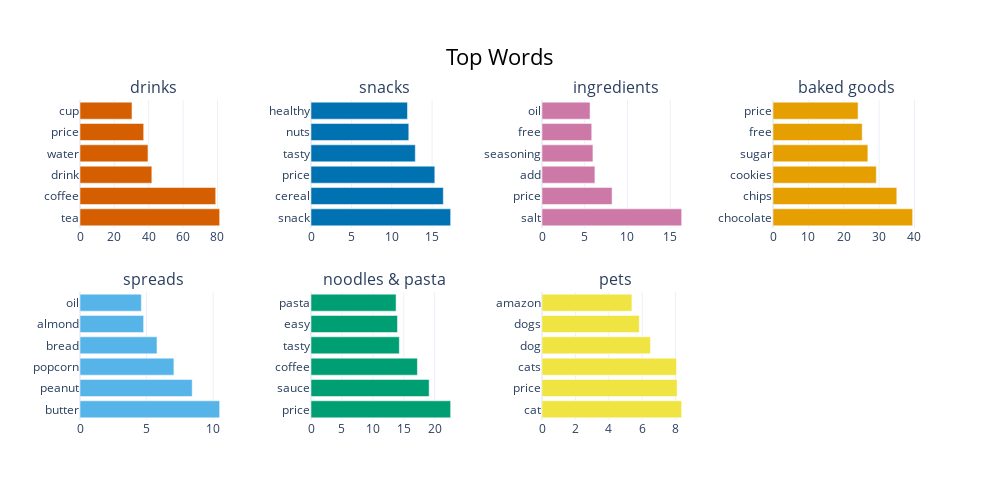

Notebook code cell kept with this figure:
### Code cell
visualise_top_words(data, labels, custom_sw = custom_sw)

### Figure 1 — Plotly figure (JSON) as saved in the notebook; plotly's stock layout.template omitted (floating-point values rounded to 4 significant figures)
{"data": [{"marker": {"color": "#D55E00"}, "orientation": "h", "type": "bar", "x": [81.28, 78.99, 41.81, 39.56, 37.06, 30.26], "xaxis": "x", "y": ["tea", "coffee", "drink", "water", "price", "cup"], "yaxis": "y"}, {"marker": {"color": "#0072B2"}, "orientation": "h", "type": "bar", "x": [17.29, 16.39, 15.33, 12.92, 12.11, 11.95], "xaxis": "x2", "y": ["snack", "cereal", "price", "tasty", "nuts", "healthy"], "yaxis": "y2"}, {"marker": {"color": "#CC79A7"}, "orientation": "h", "type": "bar", "x": [16.34, 8.2, 6.19, 5.958, 5.817, 5.623], "xaxis": "x3", "y": ["salt", "price", "add", "seasoning", "free", "oil"], "yaxis": "y3"}, {"marker": {"color": "#E69F00"}, "orientation": "h", "type": "bar", "x": [39.48, 35.0, 29.21, 26.82, 25.22, 24.05], "xaxis": "x4", "y": ["chocolate", "chips", "cookies", "sugar", "free", "price"], "yaxis": "y4"}, {"marker": {"color": "#56B4E9"}, "orientation": "h", "type": "bar", "x": [10.48, 8.424, 7.05, 5.781, 4.775, 4.604], "xaxis": "x5", "y": ["butter", "peanut", "popcorn", "bread", "almond", "oil"], "yaxis": "y5"}, {"marker": {"color": "#009E73"}, "orientation": "h", "type": "bar", "x": [22.57, 19.1, 17.2, 14.28, 13.98, 13.75], "xaxis": "x6", "y": ["price", "sauce", "coffee", "tasty", "easy", "pasta"], "yaxis": "y6"}, {"marker": {"color": "#F0E442"}, "orientation": "h", "type": "bar", "x": [8.363, 8.088, 8.056, 6.494, 5.821, 5.384], "xaxis": "x7", "y": ["cat", "price", "cats", "dog", "dogs", "amazon"], "yaxis": "y7"}], "layout": {"annotations": [{"font": {"size": 16}, "showarrow": false, "text": "drinks", "x": 0.0875, "xanchor": "center", "xref": "paper", "y": 1, "yanchor": "bottom", "yref": "paper"}, {"font": {"size": 16}, "showarrow": false, "text": "snacks", "x": 0.3625, "xanchor": "center", "xref": "paper", "y": 1, "yanchor": "bottom", "yref": "paper"}, {"font": {"size": 16}, "showarrow": false, "text": "ingredients", "x": 0.6375, "xanchor": "center", "xref": "paper", "y": 1, "yanchor": "bottom", "yref": "paper"}, {"font": {"size": 16}, "showarrow": false, "text": "baked goods", "x": 0.9125, "xanchor": "center", "xref": "paper", "y": 1, "yanchor": "bottom", "yref": "paper"}, {"font": {"size": 16}, "showarrow": false, "text": "spreads", "x": 0.0875, "xanchor": "center", "xref": "paper", "y": 0.4, "yanchor": "bottom", "yref": "paper"}, {"font": {"size": 16}, "showarrow": false, "text": "noodles & pasta", "x": 0.3625, "xanchor": "center", "xref": "paper", "y": 0.4, "yanchor": "bottom", "yref": "paper"}, {"font": {"size": 16}, "showarrow": false, "text": "pets", "x": 0.6375, "xanchor": "center", "xref": "paper", "y": 0.4, "yanchor": "bottom", "yref": "paper"}], "height": 500, "hoverlabel": {"bgcolor": "white", "font": {"family": "Rockwell", "size": 16}}, "showlegend": false, "title": {"font": {"color": "Black", "size": 22}, "text": "Top Words", "x": 0.5, "xanchor": "center", "yanchor": "top"}, "width": 1000, "xaxis": {"anchor": "y", "domain": [0, 0.175]}, "xaxis2": {"anchor": "y2", "domain": [0.275, 0.45]}, "xaxis3": {"anchor": "y3", "domain": [0.55, 0.725]}, "xaxis4": {"anchor": "y4", "domain": [0.825, 1]}, "xaxis5": {"anchor": "y5", "domain": [0, 0.175]}, "xaxis6": {"anchor": "y6", "domain": [0.275, 0.45]}, "xaxis7": {"anchor": "y7", "domain": [0.55, 0.725]}, "xaxis8": {"anchor": "y8", "domain": [0.825, 1]}, "yaxis": {"anchor": "x", "domain": [0.6, 1]}, "yaxis2": {"anchor": "x2", "domain": [0.6, 1]}, "yaxis3": {"anchor": "x3", "domain": [0.6, 1]}, "yaxis4": {"anchor": "x4", "domain": [0.6, 1]}, "yaxis5": {"anchor": "x5", "domain": [0, 0.4]}, "yaxis6": {"anchor": "x6", "domain": [0, 0.4]}, "yaxis7": {"anchor": "x7", "domain": [0, 0.4]}, "yaxis8": {"anchor": "x8", "domain": [0, 0.4]}}}
